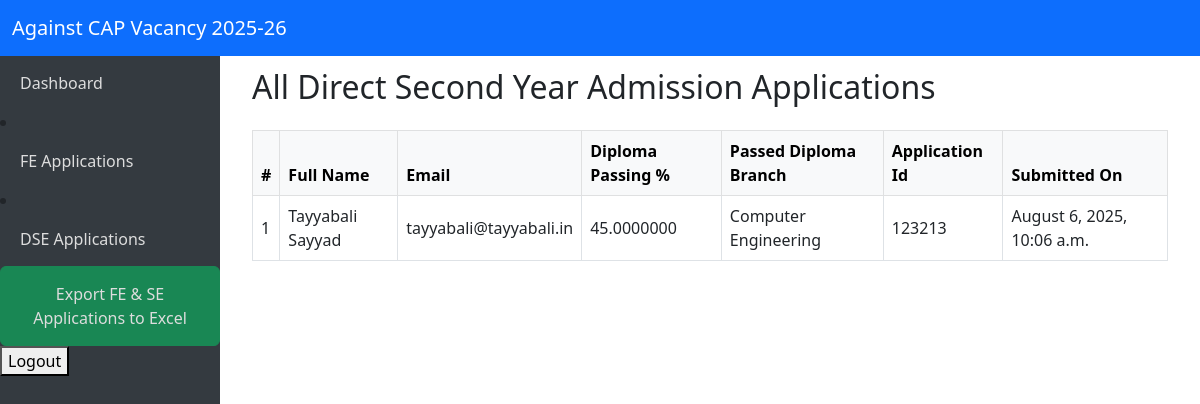
The page /cadmin/second-year-applications/ (signed in) on the database as committed earlier.
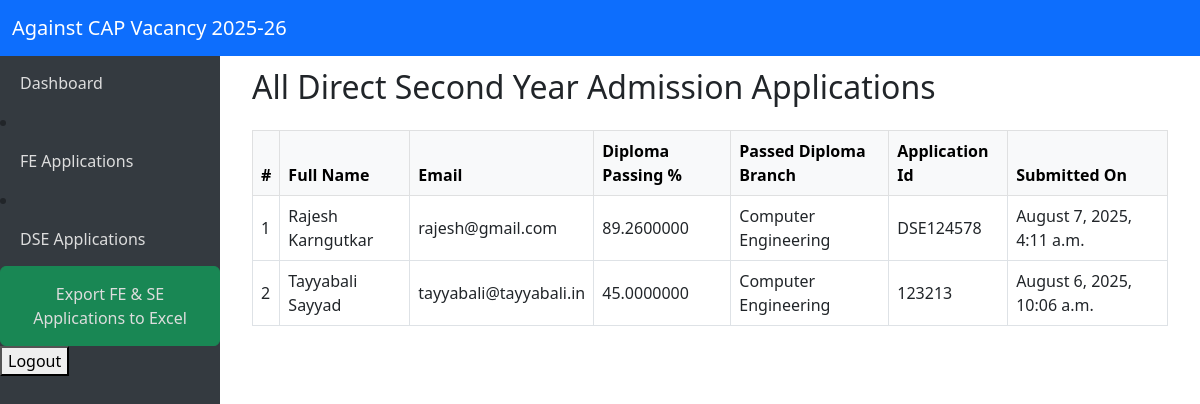
The same page on the database as committed later.
### admissionapp/models.py (models this page shows, shortened)
class SecondYearAdmission(models.Model):
    user = models.OneToOneField(User, on_delete=models.CASCADE, related_name='second_year_application')
    full_name = models.CharField(max_length=255)
    religion = models.CharField(max_length=100)
    correspondence_address = models.TextField()
    student_cell_no = models.CharField(max_length=15)
    student_email = models.EmailField()
    father_cell_no = models.CharField(max_length=15)
    dob_day = models.PositiveSmallIntegerField()
    dob_month = models.PositiveSmallIntegerField()
    dob_year = models.PositiveSmallIntegerField()
    place_of_birth = models.CharField(max_length=255)
    nationality = models.CharField(max_length=100)
    passed_diploma_branch = models.CharField(max_length=255, blank=True, null=True)
    diploma_passing_percentage = models.DecimalField(max_digits=10, decimal_places=7)
    application_id = models.CharField(max_length=50, unique=True)
    submitted_at = models.DateTimeField(auto_now_add=True)

### admissionapp/views.py (the view)
# urls.py: path('cadmin/second-year-applications/', views.second_year_applications_list, name='second_year_applications_list'),
@staff_member_required
def second_year_applications_list(request):
    applications = SecondYearAdmission.objects.all().order_by('-submitted_at')
    return render(request, 'second_year_applications_list.html', {'applications': applications})

### templates/second_year_applications_list.html (shortened to what this page needs)
{% extends 'base.html' %}
{% block content %}
<div class="container mt-5">
    <h2>All Direct Second Year Admission Applications</h2>
    <table class="table table-bordered table-hover mt-4 align-middle">
        <thead class="table-light">
            <tr>
                <th>#</th>
                <th>Full Name</th>
                <th>Email</th>
                <th>Diploma Passing %</th>
                <th>Passed Diploma Branch</th>
                <th>Application Id</th>
                <th>Submitted On</th>
            </tr>
        </thead>
        <tbody>
            {% for app in applications %}
            <tr>
                <td>{{ forloop.counter }}</td>
                <td>{{ app.full_name }}</td>
                <td>{{ app.student_email }}</td>
                <td>{{ app.diploma_passing_percentage }}</td>
                <td>{{ app.passed_diploma_branch }}</td>
                <td>{{ app.application_id }}</td>
                <td>{{ app.submitted_at|date:"F j, Y, g:i a" }}</td>
            </tr>
            {% empty %}
            <tr><td colspan="6" class="text-center">No applications found.</td></tr>
            {% endfor %}
        </tbody>
    </table>
</div>
{% endblock %}

Rows that differ between the two databases and show on the page:
added SecondYearAdmission: full_name "Rajesh Karngutkar", student_email "rajesh@gmail.com", diploma_passing_percentage "89.2600000", passed_diploma_branch "Computer Engineering", application_id "DSE124578", submitted_at "August 7, 2025, 4:11 a.m."
